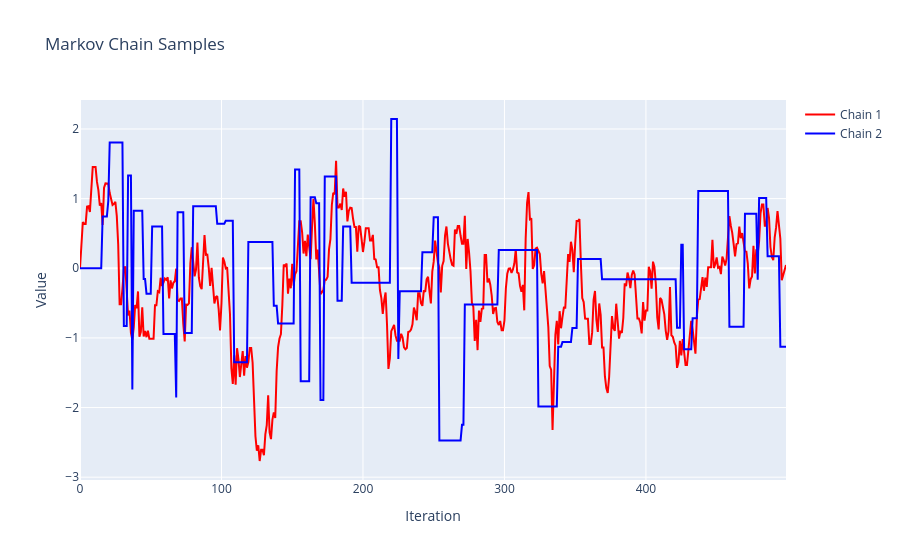
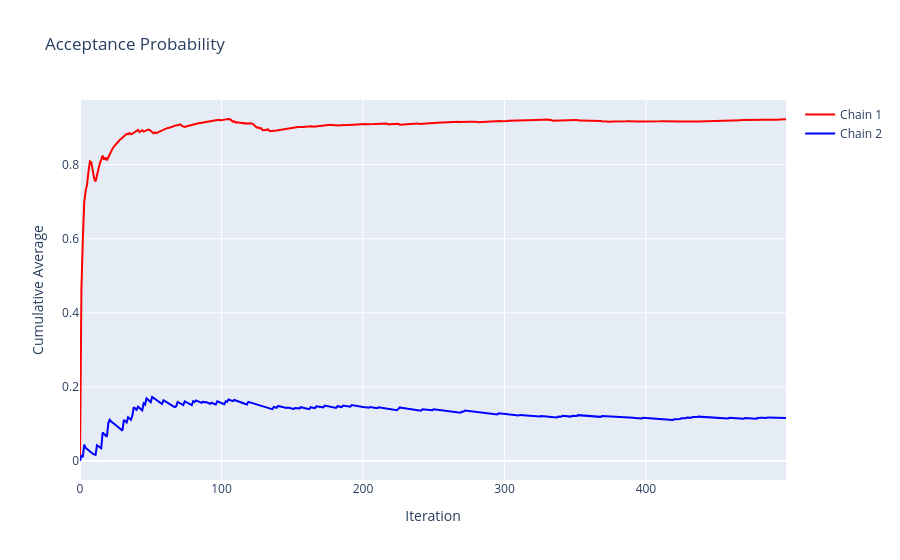

The code cell stored with these charts, in order, in its notebook:
### Code cell
import numpy as np
import plotly.graph_objects as go

# Metropolis Hastings
###############################################
sig2_1 = 0.1
nMH_1 = 500
x1MH_1 = np.zeros(nMH_1)
Acc_1 = np.zeros(nMH_1)
x1MH_1[0] = 0

for i in range(1, nMH_1):
    x1star = x1MH_1[i - 1] + np.sqrt(sig2_1) * np.random.randn()
    alfaxy = min(np.exp((x1MH_1[i - 1] ** 2 - x1star ** 2) / 2), 1)
    Acc_1[i] = alfaxy
    u = np.random.rand()
    if u < alfaxy:
        x1MH_1[i] = x1star
    else:
        x1MH_1[i] = x1MH_1[i - 1]

xcum_1 = x1MH_1
acum_1 = Acc_1
###############################################
# Metropolis Hastings
###############################################
sig2_2 = 100
nMH_2 = 500
x1MH_2 = np.zeros(nMH_2)
Acc_2 = np.zeros(nMH_2)
x1MH_2[0] = 0

for i in range(1, nMH_2):
    x1MH_2[i] = x1MH_2[i - 1]
    x1star = x1MH_2[i - 1] + np.sqrt(sig2_2) * np.random.randn()
    alfaxy = min(np.exp((x1MH_2[i - 1] ** 2 - x1star ** 2) / 2), 1)
    Acc_2[i] = alfaxy
    u = np.random.rand()
    if u < alfaxy:
        x1MH_2[i] = x1star

xcum = np.column_stack((xcum_1, x1MH_2))
acum = np.column_stack((acum_1, Acc_2))

# Create interactive plots using Plotly
fig1 = go.Figure()
fig1.add_trace(go.Scatter(x=np.arange(nMH_1), y=xcum[:, 0], mode='lines', name='Chain 1', line=dict(color='red')))
fig1.add_trace(go.Scatter(x=np.arange(nMH_2), y=xcum[:, 1], mode='lines', name='Chain 2', line=dict(color='blue')))
fig1.update_layout(
    title='Markov Chain Samples',
    xaxis_title='Iteration',
    yaxis_title='Value'
)

fig2 = go.Figure()
fig2.add_trace(go.Scatter(x=np.arange(nMH_1), y=np.cumsum(acum[:, 0]) / np.arange(1, nMH_1 + 1),
                          mode='lines', name='Chain 1', line=dict(color='red')))
fig2.add_trace(go.Scatter(x=np.arange(nMH_2), y=np.cumsum(acum[:, 1]) / np.arange(1, nMH_2 + 1),
                          mode='lines', name='Chain 2', line=dict(color='blue')))
fig2.update_layout(
    title='Acceptance Probability',
    xaxis_title='Iteration',
    yaxis_title='Cumulative Average'
)

fig1.show()
fig2.show()

### Figure 1 — Plotly figure (JSON) as saved in the notebook; plotly's stock layout.template omitted (floating-point values rounded to 4 significant figures; data arrays with more than 128 entries replaced by an {"elided": "..."} marker saying what was removed)
{"data": [{"line": {"color": "red"}, "mode": "lines", "name": "Chain 1", "type": "scatter", "x": {"elided": "500 int values"}, "y": {"elided": "500 float values"}}, {"line": {"color": "blue"}, "mode": "lines", "name": "Chain 2", "type": "scatter", "x": {"elided": "500 int values"}, "y": {"elided": "500 float values"}}], "layout": {"title": {"text": "Markov Chain Samples"}, "xaxis": {"title": {"text": "Iteration"}}, "yaxis": {"title": {"text": "Value"}}}}

### Figure 2 — Plotly figure (JSON) as saved in the notebook; plotly's stock layout.template omitted (floating-point values rounded to 4 significant figures; data arrays with more than 128 entries replaced by an {"elided": "..."} marker saying what was removed)
{"data": [{"line": {"color": "red"}, "mode": "lines", "name": "Chain 1", "type": "scatter", "x": {"elided": "500 int values"}, "y": {"elided": "500 float values"}}, {"line": {"color": "blue"}, "mode": "lines", "name": "Chain 2", "type": "scatter", "x": {"elided": "500 int values"}, "y": {"elided": "500 float values"}}], "layout": {"title": {"text": "Acceptance Probability"}, "xaxis": {"title": {"text": "Iteration"}}, "yaxis": {"title": {"text": "Cumulative Average"}}}}
